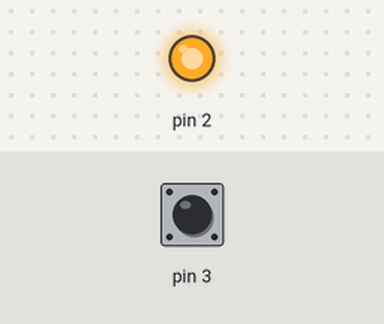
This sketch was run on a simulated Arduino Uno, built with avr-gcc and run on an emulated ATmega328P. On the bench: output pins drawn as LEDs (lit = HIGH). Inputs (shaded band) come from the test bench; at power-on: pin 3 HIGH. What the sketch prints to the serial monitor is not drawn.

Above: at 1.2 s.
1.3 s: pin 3 pulled LOW for 0.15 s
At 1.37 s:
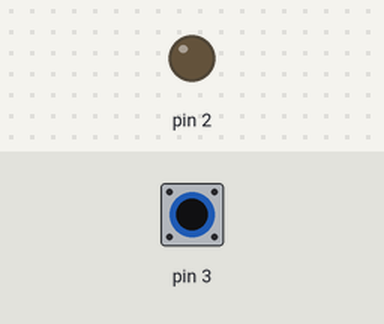
2.9 s: pin 3 pulled LOW for 3.2 s
At 6.9 s:
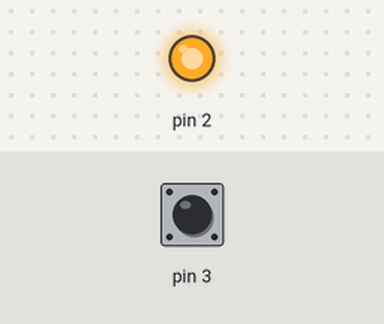
Timing chart, 0 to 8.4 s (numbered marks = the images above; inputs shaded):
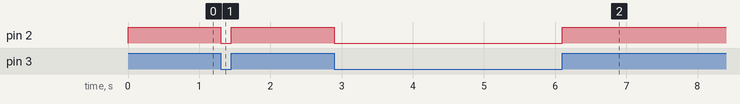

Measured:
- after the input at 1.3 s, pin 2: HIGH → LOW at once, → HIGH 0.15 s later
- after the input at 2.9 s, pin 2: HIGH → LOW at once, → HIGH 3.2 s later

The sketch:

RECEPTOR_DOMO_BASIC.ino
```cpp
#include <SPI.h>
#include <Mirf.h>
#include <nRF24L01.h>
#include <MirfHardwareSpiDriver.h>
boolean pulsacion;
void setup()
{
 Serial.begin(9600);
 Serial.println( "RECEPTOR---Starting wireless..." );

// Setup
  Mirf.spi = &MirfHardwareSpi;
  Mirf.init();
  Mirf.config();

 // Nombre que le vas a dar a ESTE NRF24L01. Si el alguien quiere emitir a ESTE equipo tiene que referirse a este nombre
// seria el equivalente a la ip de un ordenador. 5 bytes maximo.

 Mirf.setRADDR((byte *)"RX_01");

 // Payload, en bytes, a transmitir. Si quiere mandar dos datos, dos por por ejemplo, usa 2. 3 para tres... hasta 32
 Mirf.payload = 1;

 // we use channel 90 as it is outside of WLAN bands
 // or channels used by wireless surveillance cameras
// esto lo dejo igual
 Mirf.channel = 90;

 // Esto inicia el mirf y borra la lista FIFO
 Mirf.config();
pinMode(2,OUTPUT);
pinMode(3,INPUT_PULLUP);

}

void loop()
{

  pulsacion=digitalRead(3);
 byte c;
 digitalWrite(2,pulsacion);
 // comprobamos que no hay datos a recibir.
 if( Mirf.dataReady() ){
          // lo recibimos y lo almacenamos en C
          Mirf.getData(&c);

         // ... and write it out to the PC
          Serial.print(c);
                  if(c=198){
                       digitalWrite(2,LOW);
                       delay(500);
                       digitalWrite(2,HIGH);
                  }
           }
}
```
